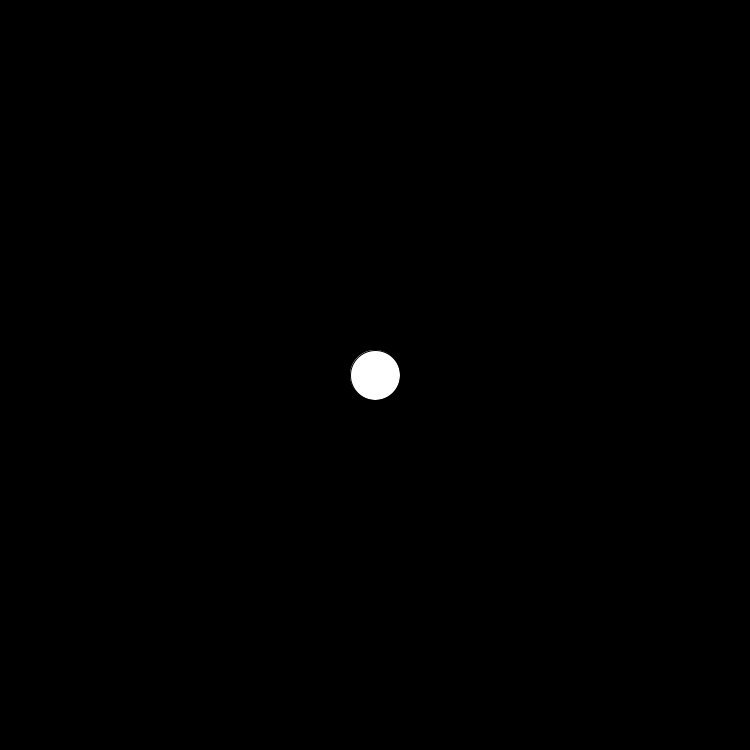
Frame 1 (no input)
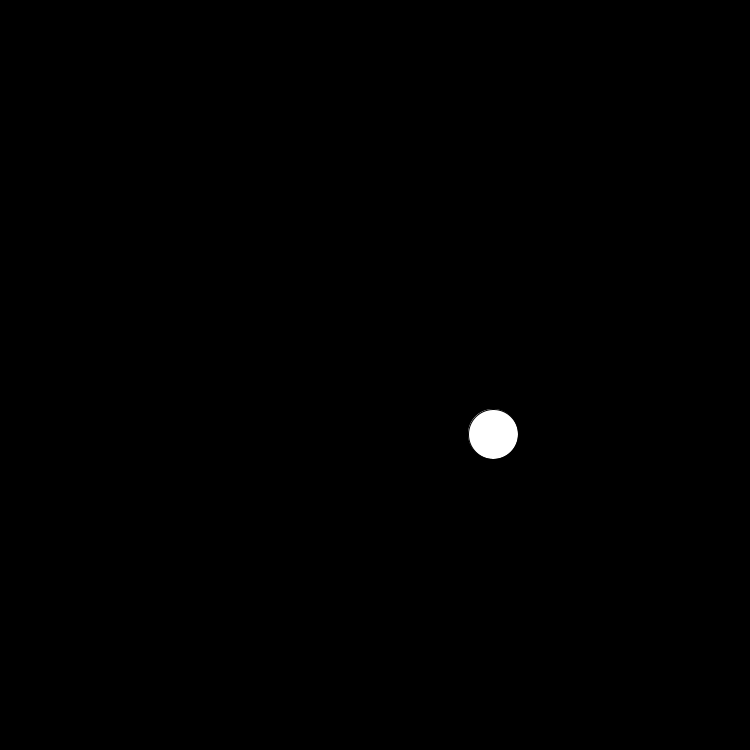
Frame 60 (the mouse pressed at the canvas centre just before this capture)
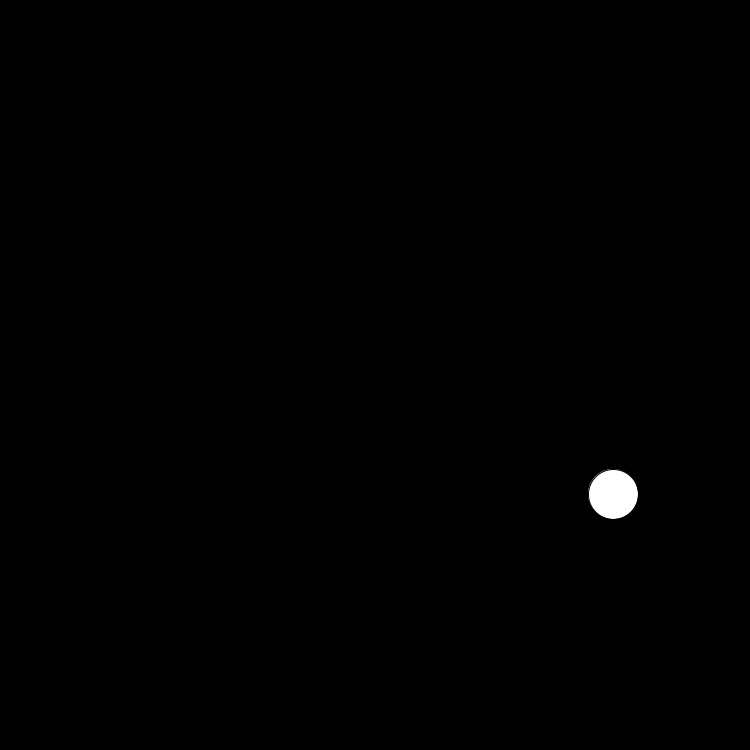
Frame 120 (the mouse held since frame 60 and released just before this capture)

The Processing sketch that drew these frames (run headless with seeded random() and noise(); from frame 60 on, the mouse is pressed at the canvas centre):

// Processing sketch: Pong_Project
// ── Pong_Project.pde
/**
*Pong Project
*by Caleb Kryton
*Computer Science and Coding 10
*
*The purpose of this project is to experiment with modifiers, controllable
*objects and getting a ball to bounce around the screen. It is my major project 
*for my Computer Science 10 class.
*It is also to experiment with making my first game.
*
*I will also experiment with alternative organization from my typical practices
*so if the code looks different from my other projects then that's why.
*/

int x, y, w, h, speedX, speedY;//Create integers for circle parameters
//I put all the integers on the same line instead of a list to save on memory.

void setup() {
  size(750,750);//Size of the canvas, subject to change
  
  x = width/2;//List circle parameters
  y = height/2;
  w = 50;
  h = 50;
  speedX = 2;
  speedY = 1;
}

void draw() {
  background(0);//Color of canvas
  
  circleDraw();//Call from void circleDraw
 
  circleMove();//Call from void circleMove
  
  wallBounce();//Call from void wallBounce

}

void circleDraw() {//Draw the circle
  fill(255,255,255);//Color of circle
  ellipse(x, y, w, h);
}

void circleMove() {//Make the circle move
  x = x + speedX;
  y = y + speedY;
}

void wallBounce() {//If and if else statements to bounce off wall 
  
  if(x > width - w/2) {
    speedX = -speedX;
  }
  else if ( x < 0 + w/2) {
    speedX = -speedX;
  }
  
  if( y > height - h/2) {
    speedY = -speedY;
  }
  
  else if( y < 0 + h/2) {
    speedY = -speedY;
  }
}
